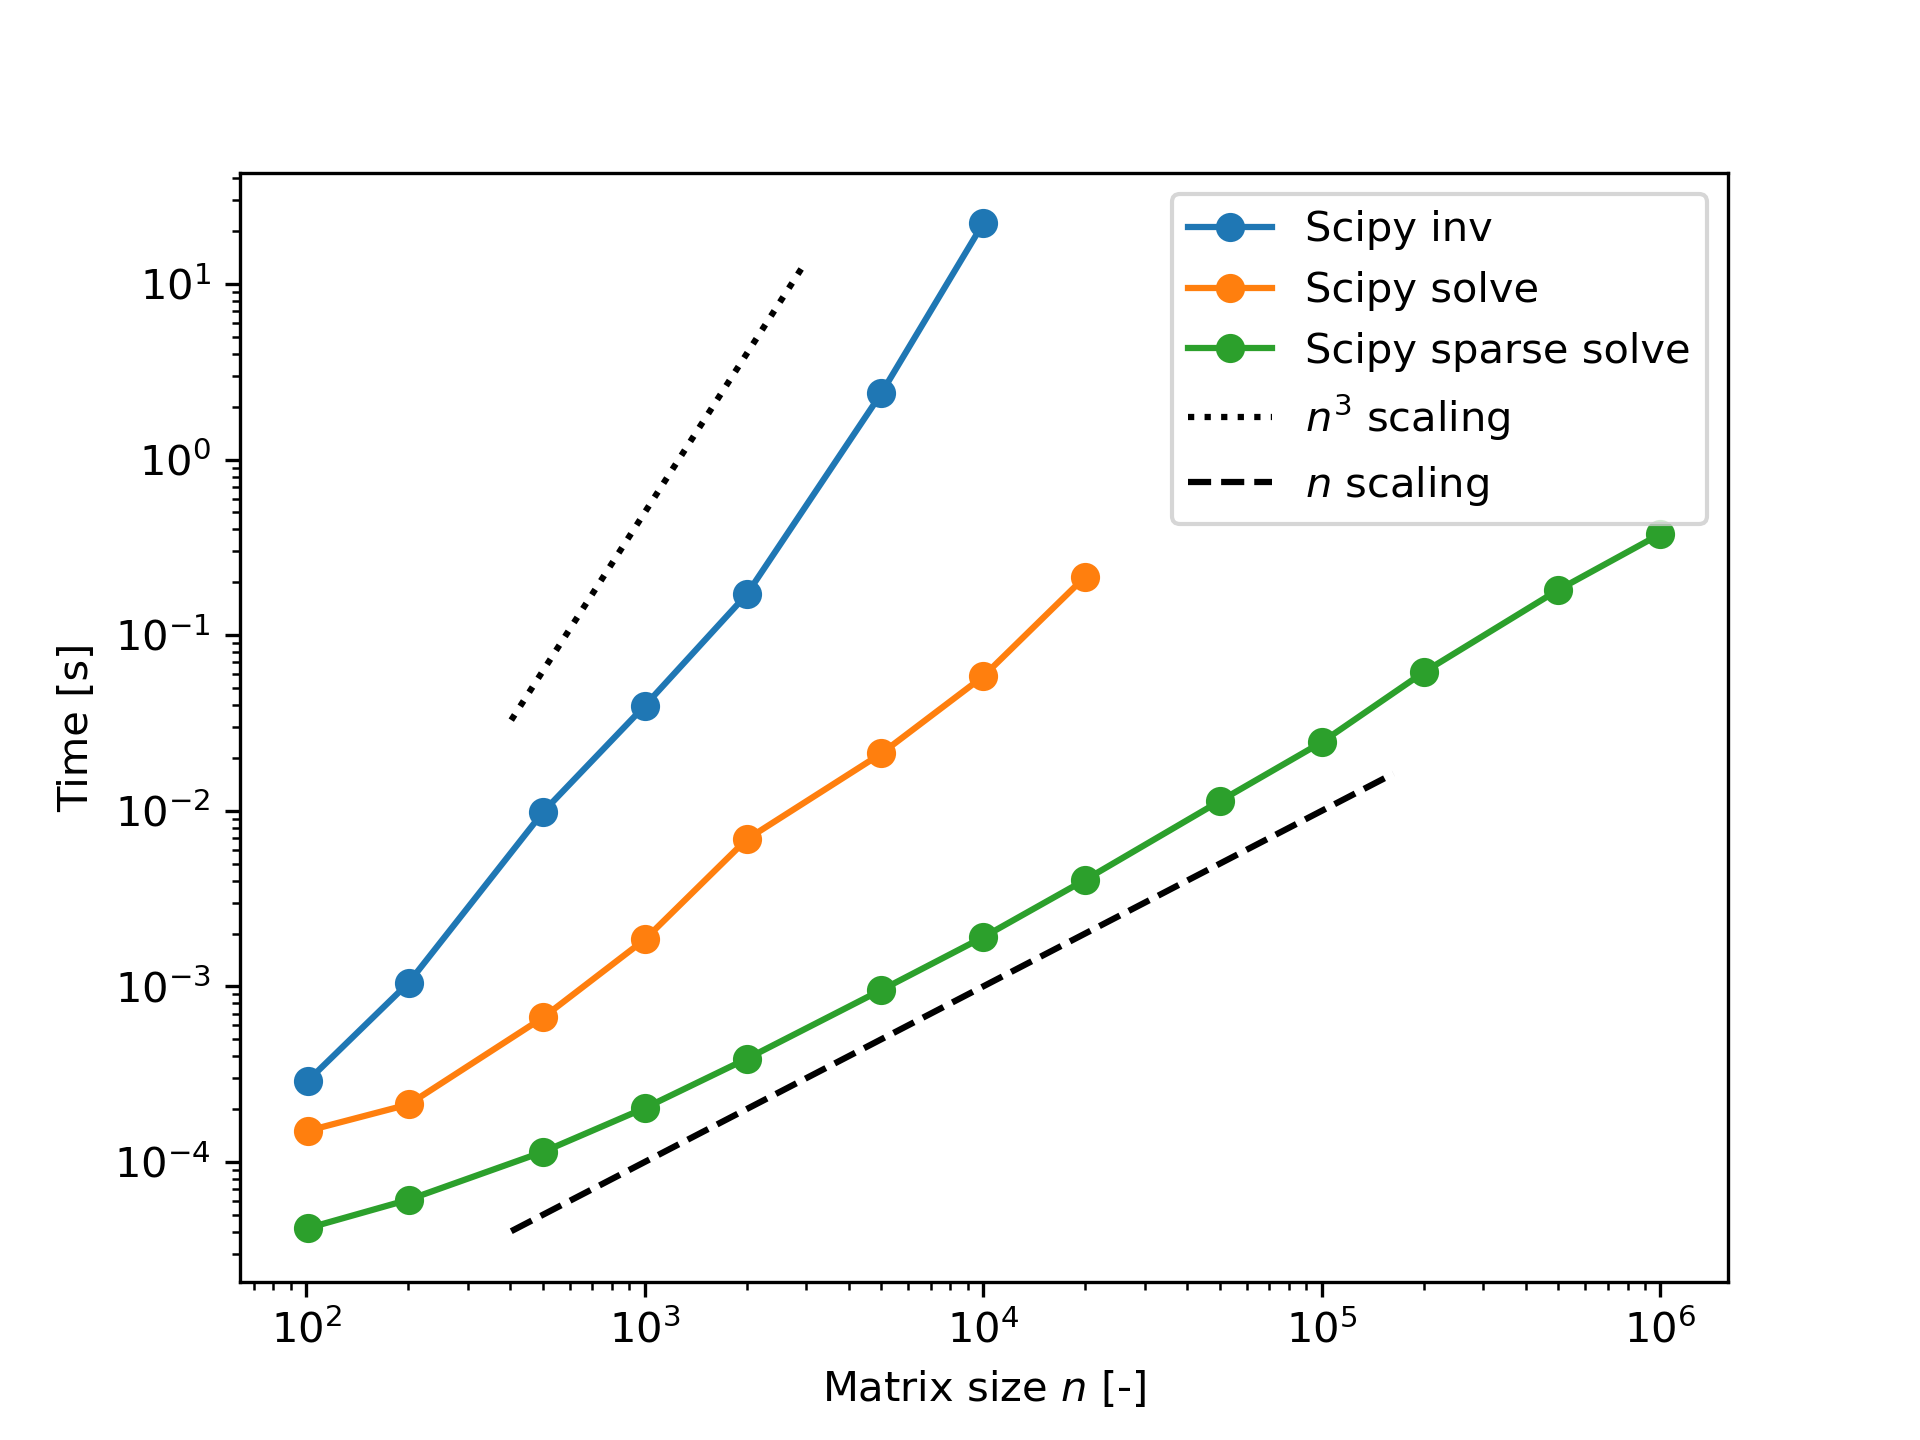

Generate this figure with Python:
import numpy as np
import matplotlib.pyplot as plt
import time
import scipy.sparse as sp
import scipy.linalg as sla
import scipy.sparse.linalg as spla


def build_matrix(n):
    # Build the tridiagonal matrix of size n x n

    row_indices = np.append(np.append(range(n), range(n-1)), range(1, n))
    col_indices = np.append(np.append(range(n), range(1, n)), range(n-1))
    data = np.append(np.append(2 * np.ones(n), -1 * np.ones(n-1)), -1 * np.ones(n-1))
    matrix = sp.csr_matrix((data, (row_indices, col_indices)), shape=(n, n))

    return matrix


# Example usage: this is what the matrix and its inverse look like for n=10
# K10 = build_matrix(10).todense()
# Kinv = np.linalg.inv(K10)   
# fig, ax = plt.subplots(1, 2, figsize=(8,8))
# ax[0].matshow(K10)
# ax[0].set_title('Matrix K (n=10)')
# ax[1].matshow(Kinv)
# ax[1].set_title('Inverse of K (n=10)')
# plt.show()


sizes = [101, 201, 501, 1001, 2001, 5001, 10001, 20001, 50001, 100001, 200001, 500001, 1000001 ]

max_total = 120
max_single = 20
max_repeats = 10

inv_times = []
for n in sizes[:-1]:
    f = np.zeros(n)
    f[int(n/2)] = 1  # point source in the middle of the domain
    try:
        K = build_matrix(n).todense()
    except MemoryError:
        print("Memory Error at n=", n)
        break
    times = []
    for i in range(max_repeats):
        start_time = time.time()
        u = sla.inv(K) @ f
        times.append(time.time() - start_time)
        if sum(times) > max_total:
            break
    inv_times.append(min(times))
    print(f"n={n}, fastest from {i+1} repeats, time taken: {inv_times[-1]:.4f} seconds")
    if inv_times[-1] > max_single: 
        break

solve_times = []
for n in sizes:
    f = np.zeros(n)
    f[int(n/2)] = 1  # point source in the middle of the domain
    try:
        K = build_matrix(n).todense()
    except MemoryError:
        print("Memory Error at n=", n)
        break
    times = []
    for i in range(max_repeats):
        start_time = time.time()
        u = sla.solve(K, f)
        times.append(time.time() - start_time)
        if sum(times) > max_total:
            break
    solve_times.append(min(times))
    print(f"n={n}, fastest from {i+1} repeats, time taken: {solve_times[-1]:.4f} seconds")
    if solve_times[-1] > max_single: 
        break

spsolve_times = []
for n in sizes:
    f = np.zeros(n)
    f[int(n/2)] = 1  # point source in the middle of the domain
    Ksparse = build_matrix(n)
    times = []
    for i in range(max_repeats):
        start_time = time.time()
        u = spla.spsolve(Ksparse, f)
        times.append(time.time() - start_time)
        if sum(times) > max_total:
            break
    spsolve_times.append(min(times))
    print(f"n={n}, fastest from {i+1} repeats, time taken: {spsolve_times[-1]:.4f} seconds")
    if spsolve_times[-1] > max_single: 
        break

plt.figure
plt.loglog(sizes[:len(inv_times)], inv_times, label='Scipy inv', marker='o')
plt.loglog(sizes[:len(solve_times)], solve_times, label='Scipy solve', marker='o')
plt.loglog(sizes[:len(spsolve_times)], spsolve_times, label='Scipy sparse solve', marker='o')

xs = np.exp(np.linspace(6,8,10))
ys = xs**3/2e9
x2 = np.exp(np.linspace(6,12,10))
yn = x2/1e7
plt.loglog(xs,ys, 'k:', label='$n^3$ scaling')
plt.loglog(x2,yn, 'k--', label='$n$ scaling')
plt.xlabel('Matrix size $n$ [-]')
plt.ylabel('Time [s]')

plt.legend()
# plt.savefig('solve_times_3diag.png', dpi=300)
plt.show()
